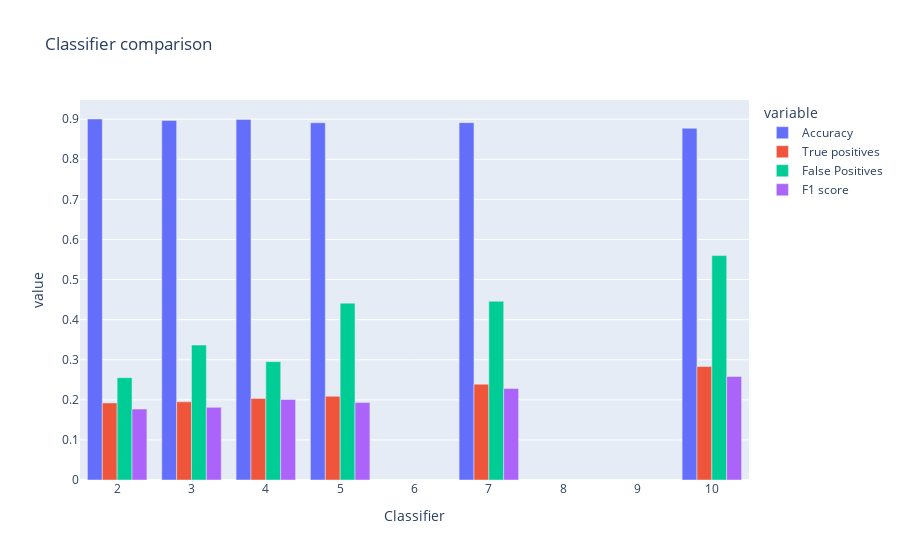

This figure's notebook cell:
### Code cell
fig = px.bar(classifer_score_df, y=['Accuracy', 'True positives', 'False Positives', 'F1 score'], x='Classifier', barmode='group', title='Classifier comparison')
fig.show()

display(HTML('''<ol>
            <li><strong>Accuracy</strong>: correctly predicted shots / total shots</li>
            <li><strong>True positives</strong>: correctly classified goals / actual goals</li>
            <li><strong>False positives</strong>: incorrectly classified goals / actual goals</li>
            <li><strong>F1 score</strong>: F1 score of the classifier</li>
        </ol><br>
        Accuracy is not a reliable metric in this case due to uneven label numbers.<br>
        We instead rely on F1 scores while keeping an eye on True positives and False positives.<br>
        F1 scores for all three models are similar, we focus on True positives as a secondary metric since 
        our aim is to correctly predict goals.
        <br><br>
        <strong>From the data we can conclude that a a max depth of 4 is the best option.<br>
        Since the Logistic Regression performs better than this hyperparam of XGBC, we use Logistic Regression
        as our model</strong>'''))

### Figure 1 — Plotly figure (JSON) as saved in the notebook; plotly's stock layout.template omitted (floating-point values rounded to 4 significant figures)
{"data": [{"alignmentgroup": "True", "hovertemplate": "variable=Accuracy<br>Classifier=%{x}<br>value=%{y}<extra></extra>", "legendgroup": "Accuracy", "marker": {"color": "#636efa"}, "name": "Accuracy", "offsetgroup": "Accuracy", "orientation": "v", "showlegend": true, "textposition": "auto", "type": "bar", "x": ["2", "3", "4", "5", "7", "10"], "xaxis": "x", "y": [0.9005, 0.8971, 0.8996, 0.8911, 0.8914, 0.8773], "yaxis": "y"}, {"alignmentgroup": "True", "hovertemplate": "variable=True positives<br>Classifier=%{x}<br>value=%{y}<extra></extra>", "legendgroup": "True positives", "marker": {"color": "#EF553B"}, "name": "True positives", "offsetgroup": "True positives", "orientation": "v", "showlegend": true, "textposition": "auto", "type": "bar", "x": ["2", "3", "4", "5", "7", "10"], "xaxis": "x", "y": [0.1923, 0.1951, 0.2033, 0.2088, 0.239, 0.283], "yaxis": "y"}, {"alignmentgroup": "True", "hovertemplate": "variable=False Positives<br>Classifier=%{x}<br>value=%{y}<extra></extra>", "legendgroup": "False Positives", "marker": {"color": "#00cc96"}, "name": "False Positives", "offsetgroup": "False Positives", "orientation": "v", "showlegend": true, "textposition": "auto", "type": "bar", "x": ["2", "3", "4", "5", "7", "10"], "xaxis": "x", "y": [0.2553, 0.3364, 0.2952, 0.4412, 0.4459, 0.5598], "yaxis": "y"}, {"alignmentgroup": "True", "hovertemplate": "variable=F1 score<br>Classifier=%{x}<br>value=%{y}<extra></extra>", "legendgroup": "F1 score", "marker": {"color": "#ab63fa"}, "name": "F1 score", "offsetgroup": "F1 score", "orientation": "v", "showlegend": true, "textposition": "auto", "type": "bar", "x": ["2", "3", "4", "5", "7", "10"], "xaxis": "x", "y": [0.177, 0.1812, 0.201, 0.1932, 0.2282, 0.2582], "yaxis": "y"}], "layout": {"barmode": "group", "legend": {"title": {"text": "variable"}, "tracegroupgap": 0}, "title": {"text": "Classifier comparison"}, "xaxis": {"anchor": "y", "domain": [0, 1], "title": {"text": "Classifier"}}, "yaxis": {"anchor": "x", "domain": [0, 1], "title": {"text": "value"}}}}
